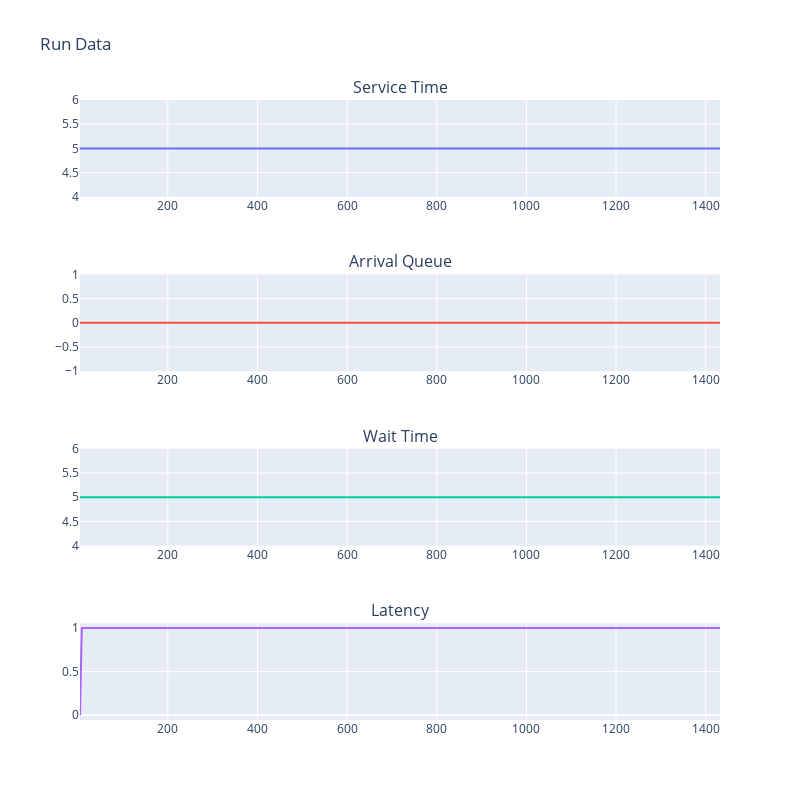

Notebook code cell kept with this figure:
### Code cell
print(f"Utilization is {Q.nodes[-2].server_utilisation:.03f}")
fig = build_run_fig(Q)
fig.show()

### Figure 1 — Plotly figure (JSON) as saved in the notebook; plotly's stock layout.template omitted (floating-point values rounded to 4 significant figures; data arrays with more than 128 entries replaced by an {"elided": "..."} marker saying what was removed)
{"data": [{"type": "scatter", "x": {"elided": "358 int values"}, "xaxis": "x", "y": {"elided": "358 int values"}, "yaxis": "y"}, {"type": "scatter", "x": {"elided": "358 int values"}, "xaxis": "x2", "y": {"elided": "358 int values"}, "yaxis": "y2"}, {"type": "scatter", "x": {"elided": "358 int values"}, "xaxis": "x3", "y": {"elided": "358 int values"}, "yaxis": "y3"}, {"type": "scatter", "x": {"elided": "358 int values"}, "xaxis": "x4", "y": {"elided": "358 int values"}, "yaxis": "y4"}], "layout": {"annotations": [{"font": {"size": 16}, "showarrow": false, "text": "Service Time", "x": 0.5, "xanchor": "center", "xref": "paper", "y": 1, "yanchor": "bottom", "yref": "paper"}, {"font": {"size": 16}, "showarrow": false, "text": "Arrival Queue", "x": 0.5, "xanchor": "center", "xref": "paper", "y": 0.7188, "yanchor": "bottom", "yref": "paper"}, {"font": {"size": 16}, "showarrow": false, "text": "Wait Time", "x": 0.5, "xanchor": "center", "xref": "paper", "y": 0.4375, "yanchor": "bottom", "yref": "paper"}, {"font": {"size": 16}, "showarrow": false, "text": "Latency", "x": 0.5, "xanchor": "center", "xref": "paper", "y": 0.1562, "yanchor": "bottom", "yref": "paper"}], "height": 800, "showlegend": false, "title": {"text": "Run Data"}, "width": 800, "xaxis": {"anchor": "y", "domain": [0, 1]}, "xaxis2": {"anchor": "y2", "domain": [0, 1]}, "xaxis3": {"anchor": "y3", "domain": [0, 1]}, "xaxis4": {"anchor": "y4", "domain": [0, 1]}, "yaxis": {"anchor": "x", "domain": [0.8438, 1]}, "yaxis2": {"anchor": "x2", "domain": [0.5625, 0.7188]}, "yaxis3": {"anchor": "x3", "domain": [0.2812, 0.4375]}, "yaxis4": {"anchor": "x4", "domain": [0, 0.1562]}}}
